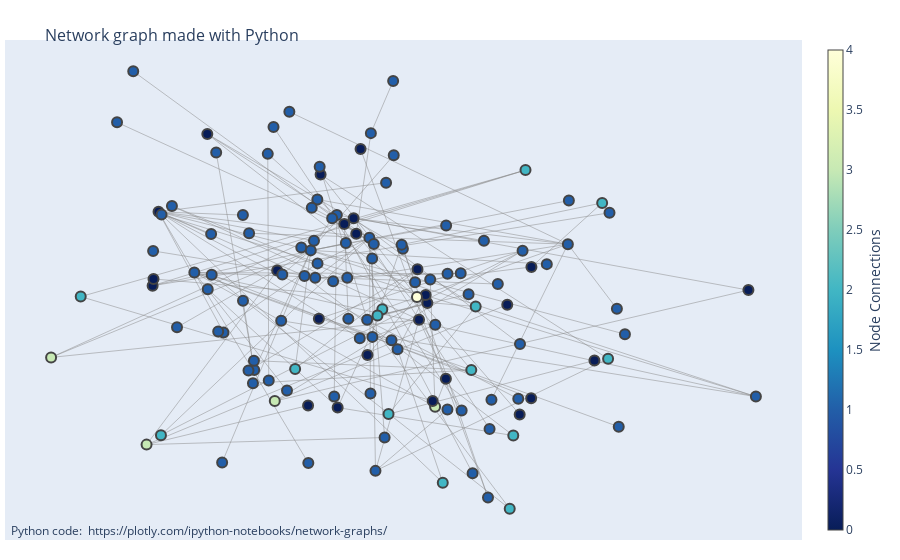

The code cell stored with this chart in its notebook:
### Code cell
fig = go.Figure(data=[edge_trace, node_trace],
             layout=go.Layout(
                title='<br>Network graph made with Python',
                titlefont_size=16,
                showlegend=False,
                hovermode='closest',
                margin=dict(b=20,l=5,r=5,t=40),
                annotations=[ dict(
                    text="Python code: <a href='https://plotly.com/ipython-notebooks/network-graphs/'> https://plotly.com/ipython-notebooks/network-graphs/</a>",
                    showarrow=False,
                    xref="paper", yref="paper",
                    x=0.005, y=-0.002 ) ],
                xaxis=dict(showgrid=False, zeroline=False, showticklabels=False),
                yaxis=dict(showgrid=False, zeroline=False, showticklabels=False))
                )
fig.show()

### Figure 1 — Plotly figure (JSON) as saved in the notebook; plotly's stock layout.template omitted (floating-point values rounded to 4 significant figures; data arrays with more than 128 entries replaced by an {"elided": "..."} marker saying what was removed)
{"data": [{"hoverinfo": "none", "line": {"color": "#888", "width": 0.5}, "mode": "lines", "type": "scatter", "x": {"elided": "396 float values"}, "y": {"elided": "396 float values"}}, {"hoverinfo": "text", "marker": {"color": {"elided": "133 int values"}, "colorbar": {"thickness": 15, "title": {"side": "right", "text": "Node Connections"}, "xanchor": "left"}, "colorscale": [[0, "rgb(255,255,217)"], [0.125, "rgb(237,248,177)"], [0.25, "rgb(199,233,180)"], [0.375, "rgb(127,205,187)"], [0.5, "rgb(65,182,196)"], [0.625, "rgb(29,145,192)"], [0.75, "rgb(34,94,168)"], [0.875, "rgb(37,52,148)"], [1, "rgb(8,29,88)"]], "line": {"width": 2}, "reversescale": true, "showscale": true, "size": 10}, "mode": "markers", "text": {"elided": "133 str values"}, "type": "scatter", "x": {"elided": "133 float values"}, "y": {"elided": "133 float values"}}], "layout": {"annotations": [{"showarrow": false, "text": "Python code: <a href='https://plotly.com/ipython-notebooks/network-graphs/'> https://plotly.com/ipython-notebooks/network-graphs/</a>", "x": 0.005, "xref": "paper", "y": -0.002, "yref": "paper"}], "hovermode": "closest", "margin": {"b": 20, "l": 5, "r": 5, "t": 40}, "showlegend": false, "title": {"font": {"size": 16}, "text": "<br>Network graph made with Python"}, "xaxis": {"showgrid": false, "showticklabels": false, "zeroline": false}, "yaxis": {"showgrid": false, "showticklabels": false, "zeroline": false}}}
